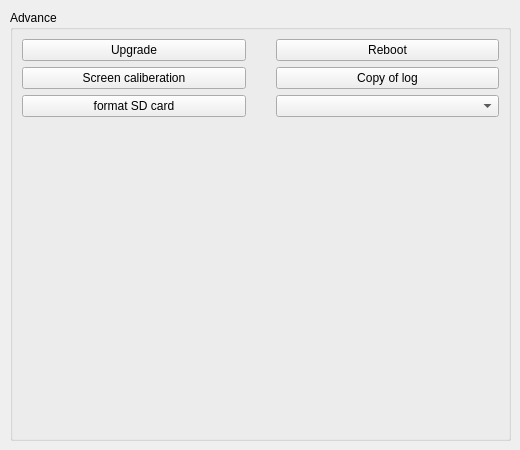
   <widget class="QWidget" name="advancePage">
    <widget class="QGroupBox" name="groupBox">
     <property name="geometry">
      <rect>
       <x>10</x>
       <y>10</y>
       <width>501</width>
       <height>431</height>
      </rect>
     </property>
     <property name="title">
      <string>Advance</string>
     </property>
     <layout class="QGridLayout" name="gridLayout_4">
      <item row="0" column="0">
       <layout class="QGridLayout" name="gridLayout_2">
        <property name="horizontalSpacing">
         <number>30</number>
        </property>
        <item row="0" column="1">
         <widget class="QPushButton" name="restartButton">
          <property name="text">
           <string>Reboot</string>
          </property>
         </widget>
        </item>
        <item row="1" column="0">
         <widget class="QPushButton" name="tsCalButton">
          <property name="text">
           <string>Screen caliberation</string>
          </property>
         </widget>
        </item>
        <item row="0" column="0">
         <widget class="QPushButton" name="upgradeButton">
          <property name="text">
           <string>Upgrade</string>
          </property>
         </widget>
        </item>
        <item row="1" column="1">
         <widget class="QPushButton" name="copyLogButton">
          <property name="text">
           <string>Copy of log</string>
          </property>
         </widget>
        </item>
        <item row="3" column="0">
         <spacer name="verticalSpacer">
          <property name="orientation">
           <enum>Qt::Vertical</enum>
          </property>
          <property name="sizeHint" stdset="0">
           <size>
            <width>20</width>
            <height>40</height>
           </size>
          </property>
         </spacer>
        </item>
        <item row="2" column="0">
         <widget class="QPushButton" name="formatCardButton">
          <property name="text">
           <string>format SD card</string>
          </property>
         </widget>
        </item>
        <item row="2" column="1">
         <widget class="QComboBox" name="languageCombox"/>
        </item>
       </layout>
      </item>
     </layout>
    </widget>
   </widget>
